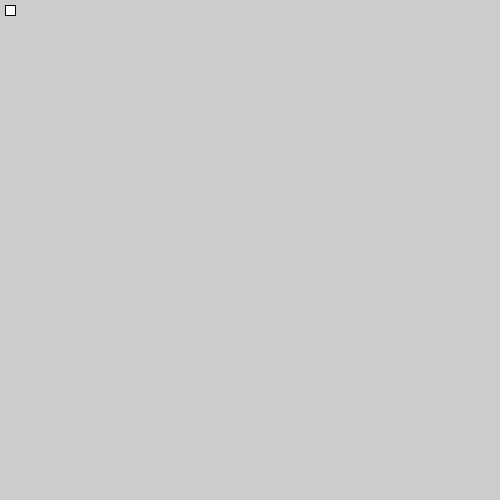
Frame 1 (no input)
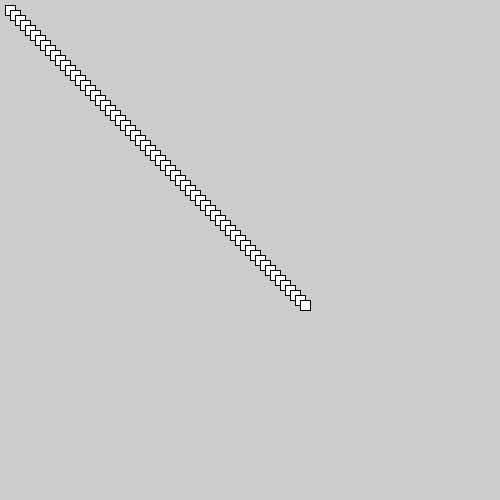
Frame 60 (the mouse pressed at the canvas centre just before this capture)
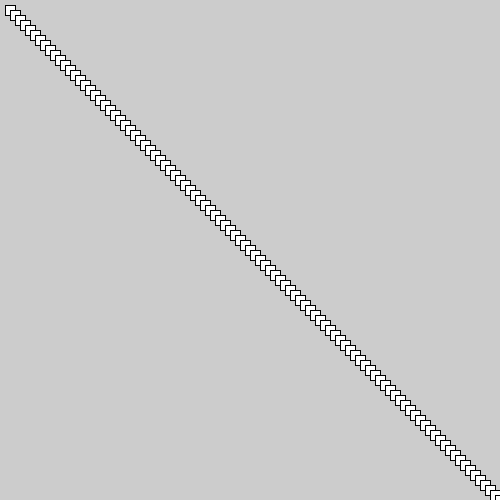
Frame 120 (the mouse held since frame 60 and released just before this capture)

The Processing sketch that drew these frames (run headless with seeded random() and noise(); from frame 60 on, the mouse is pressed at the canvas centre):

// Processing sketch: sketch_8_2
// ── sketch_8_2.pde
int x = 0;
int y = 0;

void setup(){
  size(500,500);
}

void draw(){
  x +=5;
  y +=5;
  rect(x,y,10,10);
}
